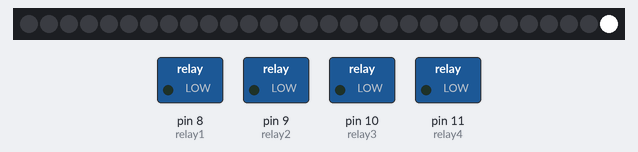
Bench run of a sketch on a simulated Arduino Uno, built with avr-gcc and run on an emulated ATmega328P. Shown: 30 RGB LEDs in strip order, left to right, switched loads named in the sketch (green lamp = pin HIGH). Dim RGB values are drawn brighter than linear; random numbers use the default seed unless the sketch sets one.

Above: at 13.0 s.
At 30.05 s:
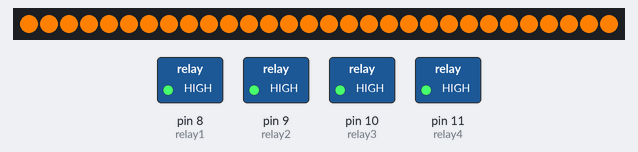
At 39.81 s:
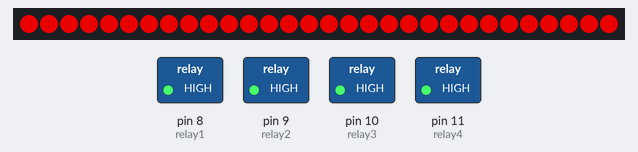
Timing chart, 0 to 40.0 s (numbered marks = the images above):
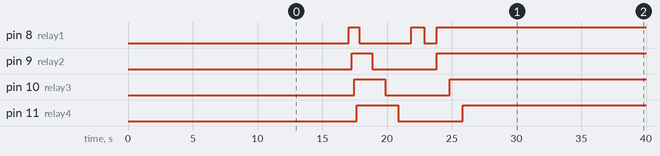

The sketch:

NeoPixel_Halloween.ino
```cpp
#include <Adafruit_NeoPixel.h>

#define PIN 7

// Parameter 1 = number of pixels in strip
// Parameter 2 = pin number (most are valid)
// Parameter 3 = pixel type flags, add together as needed:
//   NEO_KHZ800  800 KHz bitstream (most NeoPixel products w/WS2812 LEDs)
//   NEO_KHZ400  400 KHz (classic 'v1' (not v2) FLORA pixels, WS2811 drivers)
//   NEO_GRB     Pixels are wired for GRB bitstream (most NeoPixel products)
//   NEO_RGB     Pixels are wired for RGB bitstream (v1 FLORA pixels, not v2)
Adafruit_NeoPixel strip = Adafruit_NeoPixel(30, PIN, NEO_GRB + NEO_KHZ800);

int MAX_BRIGHTNESS = 255;

int relay1 = 8;
int relay2 = 9;
int relay3 = 10;
int relay4 = 11;

//int switchRelayTimes[10];

void setup() {

  strip.begin();
  strip.show();

  pinMode(relay1, OUTPUT);
  pinMode(relay2, OUTPUT);
  pinMode(relay3, OUTPUT);
  pinMode(relay4, OUTPUT);
  initialize();
  initRelays();

}
void loop() {
  int count = 0;

  int someNum = random(10);
  int duration = random(125, 3000);
  if (count % 3 == 0) {
    flickerShow();
  }

  for (int i = 0; i < strip.numPixels(); i++) {
    strip.setPixelColor(i, 255, 128, 0);
    strip.setBrightness(MAX_BRIGHTNESS);
    strip.show();
  }

  flicker(someNum, duration);
  pulsate(5,10,127);
  randomPix();
  for (int i = 0; i < strip.numPixels(); i++) {
    strip.setPixelColor(i, 255, 128, 0);
    strip.setBrightness(MAX_BRIGHTNESS);
    strip.show();
  }
  pulsate(1,2,0);
  count++;
}
/*
 * Method to turn on the relays one at a time
 */
void initRelays() {
  for (int i = relay1; i <= relay4; i++) {
    digitalWrite(i, HIGH);
    delay(200);
  }
}

/*
 * Method to switch relays off/on for given duration
 */
void flicker(int relayPins, int duration) {
  if (relayPins < 4) {
    for (int i = relay1; i < relay1 + relayPins; i++) {
      digitalWrite(i, LOW);
      delay(duration);
      digitalWrite(i, HIGH);
    }
  }
}

/*
 * Method to switch relays off/on for given duration
 */
void flickerShow() {

toggleRelays(true);
digitalWrite(relay1, HIGH);
delay(1000);
digitalWrite(relay1, LOW);
delay(1000);
digitalWrite(relay1, HIGH);
digitalWrite(relay2, HIGH);
delay(1000);
digitalWrite(relay3, HIGH);
delay(1000);
digitalWrite(relay4, HIGH);

toggleRelays(false);

}
/*
 * Method to toggle state of all 4 relays.
 * If true => turn off
 * If false => turn on
 */
void toggleRelays(boolean off) {
     for (int i = relay1; i <= relay4; i++) {
       if (off) {
        digitalWrite(i, LOW);
       }
       else {
        digitalWrite(i, HIGH);
       }
      delay(1000);
    }
}
/*
 * Sweet initialization setup for the NeoPixel Strip
 */
void initialize() {
  // Fade up slowly to white using MAX_BRIGHTNESS var
  for (int i = 0; i < strip.numPixels(); i++) {
    for (int j = 0; j < MAX_BRIGHTNESS; j++) {
      strip.setPixelColor(i, 255, 255, 255);
      strip.setBrightness(j);
      strip.show();
      delay(.05);
    }
  }

  // Fade out light bar
  for (int i = strip.numPixels(); i >= 0; i--) {
    strip.setPixelColor(i, 0, 0, 0);
    strip.show();
    delay(100);
  }
  delay(1000);
}
/*
 * Method to make the NeoPixel strip 'pulse'
 */
void pulsate(int fadeOutDelay, int fadeInDelay, int fadeTo) {
  int k = 0;
  while (k < 25) {
  for (int i = MAX_BRIGHTNESS; i > fadeTo; i--) {
    strip.setBrightness(i);
    strip.show();
    delay(fadeOutDelay);
  }
  for (int j = fadeTo+1; j < MAX_BRIGHTNESS; j++) {
    strip.setBrightness(j);
    strip.show();
    delay(fadeInDelay);
  }
  k++;
  }
}

/*
 * Method to randomly light the the strip
 */
void randomPix() {
  //for (int j = 0; j < strip.numPixels(); j++) {
   strip.setBrightness(10);
   strip.show();
   delay(100);
  //}
  int ctr = 0;
  while (ctr < 5) {
   for (int i = 0; i < strip.numPixels(); i++) {
     int randomPixel = random(strip.numPixels());
    strip.setPixelColor(randomPixel, random(0,255), random(0,255), random(0,255));
    strip.setBrightness(MAX_BRIGHTNESS);
    strip.show();
    delay(250);
   }
   ctr++;
  }
}
```

Measured:
- by itself, pin 8 (relay1): HIGH → LOW at 17.9 s, → HIGH 4.0 s later, → LOW 1.0 s later, → HIGH 1.0 s later
- by itself, pin 9 (relay2): HIGH → LOW at 18.9 s, → HIGH 5.0 s later
- by itself, pin 10 (relay3): HIGH → LOW at 19.9 s, → HIGH 5.0 s later
- by itself, pin 11 (relay4): HIGH → LOW at 20.9 s, → HIGH 5.0 s later
